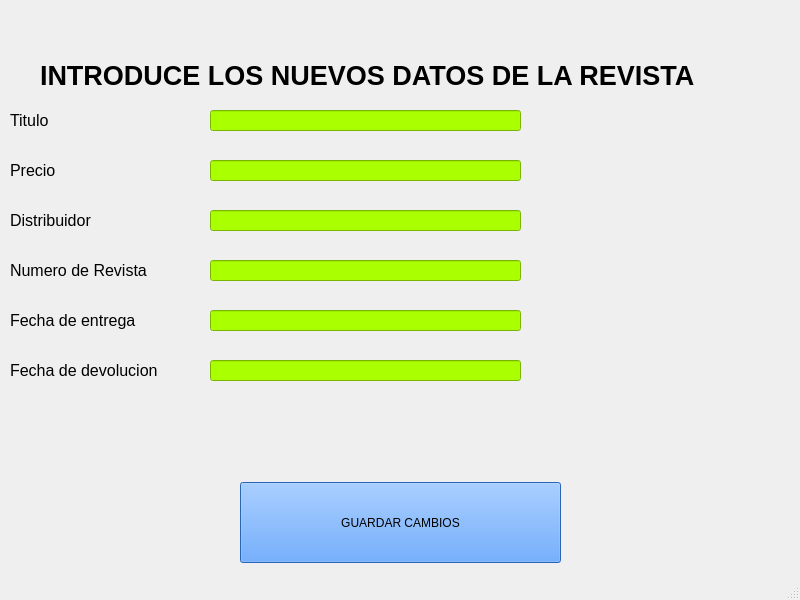
<?xml version="1.0" encoding="UTF-8"?>
<ui version="4.0">
 <class>MainWindow</class>
 <widget class="QMainWindow" name="MainWindow">
  <property name="geometry">
   <rect>
    <x>0</x>
    <y>0</y>
    <width>800</width>
    <height>600</height>
   </rect>
  </property>
  <property name="windowTitle">
   <string>MainWindow</string>
  </property>
  <widget class="QWidget" name="centralwidget">
   <widget class="QLabel" name="label">
    <property name="geometry">
     <rect>
      <x>40</x>
      <y>50</y>
      <width>691</width>
      <height>51</height>
     </rect>
    </property>
    <property name="font">
     <font>
      <pointsize>20</pointsize>
      <weight>75</weight>
      <bold>true</bold>
     </font>
    </property>
    <property name="text">
     <string>INTRODUCE LOS NUEVOS DATOS DE LA REVISTA</string>
    </property>
   </widget>
   <widget class="QLabel" name="label_2">
    <property name="geometry">
     <rect>
      <x>10</x>
      <y>100</y>
      <width>131</width>
      <height>41</height>
     </rect>
    </property>
    <property name="font">
     <font>
      <pointsize>12</pointsize>
     </font>
    </property>
    <property name="text">
     <string>Titulo</string>
    </property>
   </widget>
   <widget class="QLabel" name="label_3">
    <property name="geometry">
     <rect>
      <x>10</x>
      <y>150</y>
      <width>131</width>
      <height>41</height>
     </rect>
    </property>
    <property name="font">
     <font>
      <pointsize>12</pointsize>
     </font>
    </property>
    <property name="text">
     <string>Precio</string>
    </property>
   </widget>
   <widget class="QLabel" name="label_4">
    <property name="geometry">
     <rect>
      <x>10</x>
      <y>200</y>
      <width>161</width>
      <height>41</height>
     </rect>
    </property>
    <property name="font">
     <font>
      <pointsize>12</pointsize>
     </font>
    </property>
    <property name="text">
     <string>Distribuidor</string>
    </property>
   </widget>
   <widget class="QLineEdit" name="entrada_titulo_revista">
    <property name="geometry">
     <rect>
      <x>210</x>
      <y>110</y>
      <width>311</width>
      <height>21</height>
     </rect>
    </property>
    <property name="font">
     <font>
      <pointsize>11</pointsize>
     </font>
    </property>
    <property name="styleSheet">
     <string notr="true">background-color: rgb(255, 0, 0);
background-color: rgb(170, 255, 0);</string>
    </property>
    <property name="text">
     <string/>
    </property>
   </widget>
   <widget class="QLineEdit" name="entrada_precio_revista">
    <property name="geometry">
     <rect>
      <x>210</x>
      <y>160</y>
      <width>311</width>
      <height>21</height>
     </rect>
    </property>
    <property name="font">
     <font>
      <pointsize>11</pointsize>
     </font>
    </property>
    <property name="styleSheet">
     <string notr="true">background-color: rgb(170, 255, 0);</string>
    </property>
    <property name="text">
     <string/>
    </property>
   </widget>
   <widget class="QLineEdit" name="entrada_ditribuidor_revista">
    <property name="geometry">
     <rect>
      <x>210</x>
      <y>210</y>
      <width>311</width>
      <height>21</height>
     </rect>
    </property>
    <property name="font">
     <font>
      <pointsize>11</pointsize>
     </font>
    </property>
    <property name="styleSheet">
     <string notr="true">background-color: rgb(170, 255, 0);</string>
    </property>
    <property name="text">
     <string/>
    </property>
   </widget>
   <widget class="QPushButton" name="boton_guardar_cambios_revista">
    <property name="geometry">
     <rect>
      <x>240</x>
      <y>482</y>
      <width>321</width>
      <height>81</height>
     </rect>
    </property>
    <property name="styleSheet">
     <string notr="true">alternate-background-color: rgb(61, 165, 255);
background-color: rgb(56, 142, 255);
border-color: rgb(32, 47, 255);</string>
    </property>
    <property name="text">
     <string>GUARDAR CAMBIOS</string>
    </property>
   </widget>
   <widget class="QLineEdit" name="entrada_date_devolucion">
    <property name="geometry">
     <rect>
      <x>210</x>
      <y>360</y>
      <width>311</width>
      <height>21</height>
     </rect>
    </property>
    <property name="font">
     <font>
      <pointsize>11</pointsize>
     </font>
    </property>
    <property name="styleSheet">
     <string notr="true">background-color: rgb(170, 255, 0);</string>
    </property>
    <property name="text">
     <string/>
    </property>
   </widget>
   <widget class="QLineEdit" name="entrada_date_entrega">
    <property name="geometry">
     <rect>
      <x>210</x>
      <y>310</y>
      <width>311</width>
      <height>21</height>
     </rect>
    </property>
    <property name="font">
     <font>
      <pointsize>11</pointsize>
     </font>
    </property>
    <property name="styleSheet">
     <string notr="true">background-color: rgb(170, 255, 0);</string>
    </property>
    <property name="text">
     <string/>
    </property>
   </widget>
   <widget class="QLabel" name="label_5">
    <property name="geometry">
     <rect>
      <x>10</x>
      <y>300</y>
      <width>131</width>
      <height>41</height>
     </rect>
    </property>
    <property name="font">
     <font>
      <pointsize>12</pointsize>
     </font>
    </property>
    <property name="text">
     <string>Fecha de entrega</string>
    </property>
   </widget>
   <widget class="QLabel" name="label_7">
    <property name="geometry">
     <rect>
      <x>10</x>
      <y>250</y>
      <width>151</width>
      <height>41</height>
     </rect>
    </property>
    <property name="font">
     <font>
      <pointsize>12</pointsize>
     </font>
    </property>
    <property name="text">
     <string>Numero de Revista</string>
    </property>
   </widget>
   <widget class="QLabel" name="label_8">
    <property name="geometry">
     <rect>
      <x>10</x>
      <y>350</y>
      <width>161</width>
      <height>41</height>
     </rect>
    </property>
    <property name="font">
     <font>
      <pointsize>12</pointsize>
     </font>
    </property>
    <property name="text">
     <string>Fecha de devolucion</string>
    </property>
   </widget>
   <widget class="QLineEdit" name="entrada_numero_revista">
    <property name="geometry">
     <rect>
      <x>210</x>
      <y>260</y>
      <width>311</width>
      <height>21</height>
     </rect>
    </property>
    <property name="font">
     <font>
      <pointsize>11</pointsize>
     </font>
    </property>
    <property name="styleSheet">
     <string notr="true">background-color: rgb(170, 255, 0);</string>
    </property>
    <property name="text">
     <string/>
    </property>
   </widget>
  </widget>
  <widget class="QStatusBar" name="statusbar"/>
 </widget>
 <tabstops>
  <tabstop>entrada_titulo_revista</tabstop>
  <tabstop>entrada_precio_revista</tabstop>
  <tabstop>entrada_ditribuidor_revista</tabstop>
  <tabstop>entrada_numero_revista</tabstop>
  <tabstop>entrada_date_entrega</tabstop>
  <tabstop>entrada_date_devolucion</tabstop>
  <tabstop>boton_guardar_cambios_revista</tabstop>
 </tabstops>
 <resources/>
 <connections/>
</ui>
